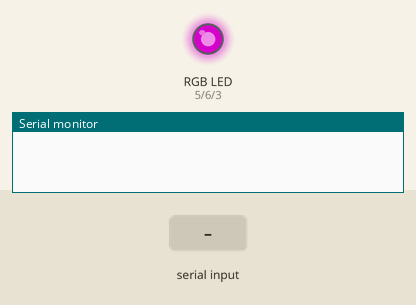
This sketch was run on a simulated Arduino Uno, built with avr-gcc and run on an emulated ATmega328P. Parts: an RGB LED mixed from three pins (HIGH = lit), the last lines printed to the serial monitor. The test bench sets the inputs (shaded band). Dim RGB values are drawn brighter than linear.

Above: at 1.25 s.
1.3 s: "30,150\n" received over Serial
At 3.69 s:
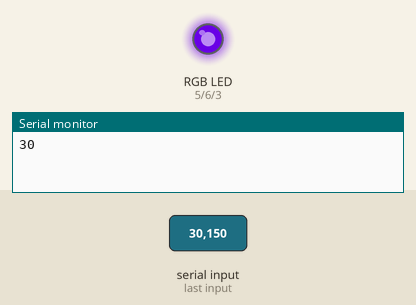
4.3 s: "5\n" received over Serial
At 5.78 s:
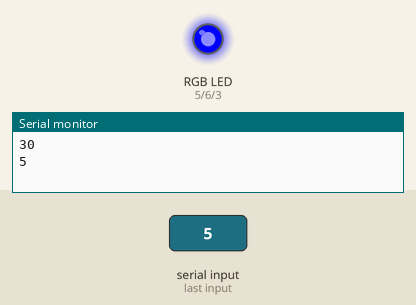
7.3 s: "30,150\n" received over Serial
At 7.8 s:
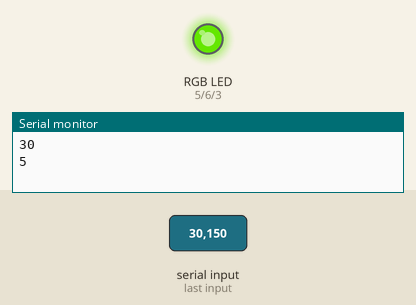
16.3 s: "5\n" received over Serial
Timing chart, 0 to 33.2 s (numbered marks = the images above; inputs shaded):
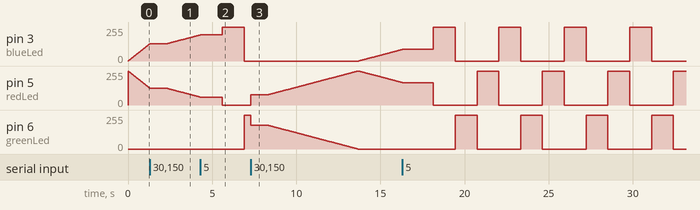

The sketch:

MoodColorShifting.ino
```cpp
float RGB[3];
int redLed = 5; // red LED in Digital Pin 11 (PWM)
int greenLed = 6; // green LED in Digital Pin 10 (PWM)
int blueLed = 3; // blue LED in Digital Pin 9 (PWM)
int delaymood = 10; // delay for mood light

void setup() {
  Serial.begin(9600);
  //while(!Serial);
}

void loop() {
  for (int y = 0; y <= 3; y++) {
    if (y = 1) {
      for (int x = 0; x <= 255; x++) {
        RGB[0] = 255 - x;
        RGB[1] = 0;
        RGB[2] = 0 + x;
        analogWrite(redLed, RGB[0]);
        analogWrite(greenLed, RGB[1]);
        analogWrite(blueLed, RGB[2]);
        checkSerial();
        if (delaymood > 0){
          delay(delaymood);
        } else {
          x=x+9;
        }
      }
    }
    if (y = 2) {
      for (int x = 0; x <= 255; x++) {
        RGB[0] = 0;
        RGB[1] = 0 + x;
        RGB[2] = 255 - x;
        analogWrite(redLed, RGB[0]);
        analogWrite(greenLed, RGB[1]);
        analogWrite(blueLed, RGB[2]);
        checkSerial();
       if (delaymood > 0){
          delay(delaymood);
        } else {
          x=x+9;
        }
      }
    }
    if (y = 3) {
      for (int x = 0; x <= 255; x++) {
        RGB[0] = 0 + x;
        RGB[1] = 255 - x;
        RGB[2] = 0;
        analogWrite(redLed, RGB[0]);
        analogWrite(greenLed, RGB[1]);
        analogWrite(blueLed, RGB[2]);
        checkSerial();
        if (delaymood > 0){
          delay(delaymood);
        } else {
          x=x+9;
        }
      }
    }
  }
}

void checkSerial()
{
  if(Serial)
  {
    while(Serial.available() > 0)
    {
      delaymood = Serial.parseInt();
      delaymood = constrain(delaymood, 0, 4000);
      Serial.readString();
      Serial.println(delaymood);
     }
  }
}
```

Measured:
- after the input at 1.3 s, pin 6 (greenLed): stays 0/255 (without the input it goes to 1/255 after 1.3 s)
- after the input at 7.3 s, pin 3 (blueLed): stays 0/255 (without the input it goes to 255/255 after 2.2 s)
- by itself, pin 5 (redLed): repeats every 3.9 s: 0/255 2.6 s, 255/255 1.3 s
